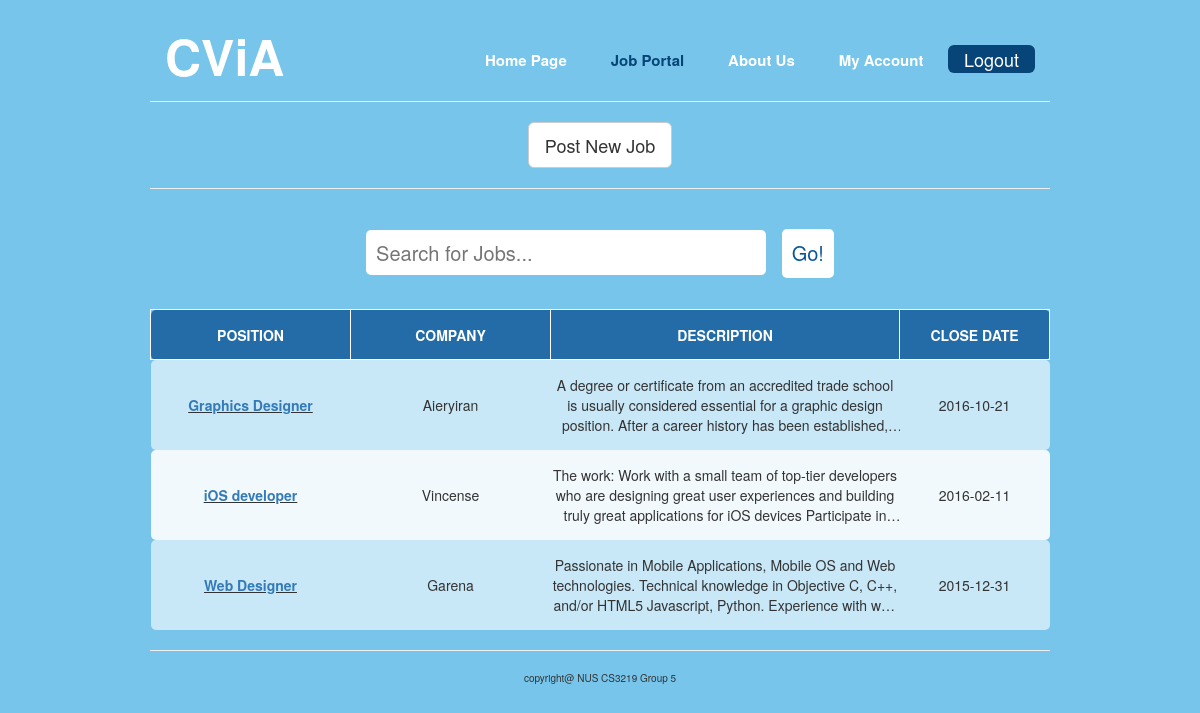
/view/jobPortal.php (signed in), run on the app's committed database.
### tables this page shows
CREATE TABLE `job` (
`job_id` int(10) NOT NULL,
  `owner_id` int(10) NOT NULL,
  `job_title` varchar(255) NOT NULL,
  `job_description` varchar(2550) NOT NULL,
  `job_keyword` varchar(255) DEFAULT NULL,
  `keyword_importance` varchar(255) NOT NULL,
  `job_company` varchar(255) DEFAULT NULL,
  `job_duedate` varchar(10) DEFAULT NULL,
  `job_postdate` varchar(10) NOT NULL
);

### includes/config.php (called while the page is built, shortened)
<?php
try {
	$db = new PDO("mysql:host=".DBHOST.";port=3306;dbname=".DBNAME, DBUSER, DBPASS);
	$db->setAttribute(PDO::ATTR_ERRMODE, PDO::ERRMODE_EXCEPTION);
} catch(PDOException $e) {
    echo '<p class="bg-danger">'.$e->getMessage().'</p>';
    exit;
}
include('../model/user.php');
$user = new User($db);
?>

### model/user.php (called while the page is built, shortened)
<?php
class User extends Password{
	public function is_logged_in(){
		if(isset($_SESSION['loggedin']) && $_SESSION['loggedin'] == true){
			return true;
		}
	}
}
?>

### view/jobPortal.php (the view, shortened to what this page needs)
<!DOCTYPE html>
<html lang="en">
  <head>
    <link href="css/bootstrap.min.css" rel="stylesheet">
    <link href="css/indexcss.css" rel="stylesheet">
    <link rel="stylesheet" href="http://code.jquery.com/ui/1.10.3/themes/smoothness/jquery-ui.css" />
  </head>
  <body>
    <?php
      require_once('../controller/processAction.php');
    ?>
    <div id="wrapper">
      <div class="header">
        <div class="logoSection span_4 column">
          <p id="bigHeading">CViA</p>
        </div>
        <div class="tabSection span_8 column">
          <div class="tabs">
            <a href="index.php">Home Page</a>
            <a href="#" style="color:rgb(7, 68, 119);">Job Portal</a>
            <a href="aboutUs.php">About Us</a>
            <?php
              if ($user->is_logged_in()){
                echo "<a href=\"myAccount.php\">My Account</a>";
              }
            ?>
          </div>
          <div class="buttons">
             <?php
              if ($user->is_logged_in()){
                echo "<button id=\"LogoutButton\" type=\"button\" class=\"btn btn-default btn-lg\">Logout</button>";
              } else {
                echo "<button id=\"LoginButton\" type=\"button\" class=\"btn btn-default btn-lg\">Login</button>
                      <button id=\"RegisterButton\" type=\"button\" class=\"btn btn-default btn-lg\">Register</button>";
              }
            ?>
          </div>
        </div>
      </div>
      <hr>
      <?php
        if ($user->is_logged_in()){
          echo "<button id=\"UploadJobButton\" type=\"button\" class=\"btn btn-default btn-lg\" style=\"margin-bottom:0px;\">Post New Job</button><hr>";
        }
      ?>
      <div class="searchSection">
        <div class="col-lg-6" style="width:100%;">
          <div class="input-group searchBox">
            <form method="POST" action=''>
              <input id="searchJobInput" type="text" name="search_keyword" placeholder="Search for Jobs...">
              <input id="searchJobButton" type="SUBMIT" name="search_button" value="Go!">
            </form>
          </div>
        </div>
      </div>
      <?php
        if ((isset($_POST['search_button']))) {
          $keyword = $_POST['search_keyword'];
          $sql = "SELECT * FROM ".JOB_TABLE." WHERE job_title LIKE '%".$keyword."%' or job_keyword LIKE '%".$keyword."%' or job_description LIKE '%".$keyword."%' ORDER BY job_id DESC";
        } else {
          $sql = "SELECT * FROM ".JOB_TABLE." ORDER BY job_id DESC";
        }
        $jobResult = mysql_query($sql);
        $num_rows = mysql_num_rows($jobResult);
        if ($num_rows == 0) {
          echoNoResult();
        } else {
          echoDiv($jobResult);
        }
        function echoDiv($jobResult) {
          echo "<div class=\"jobList\">
                  <table class=\"jobTable\" style=\"width:100%;\">
                    <tr class=\"tableLabel\">
                      <td class=\"jobTitle\">POSITION</td>
                      <td class=\"jobCompany\">COMPANY</td>
                      <td class=\"jobDescription\">DESCRIPTION</td>
                      <td class=\"jobStatus\">CLOSE DATE</td>
                    </tr>";
            $count = 0;
            while( $row = mysql_fetch_assoc($jobResult) ){
              $today = date("Y-m-d");
              $today = intval(str_replace('-','', $today));
              $dueDate = intval(str_replace('-','', $row['job_duedate']));
              if ($today <= $dueDate) {
                if ($count % 2 == 0) {
                echo
                "<tr class=\"jobEntry oddLine\">";
              } else {
                echo
                "<tr class=\"jobEntry evenLine\">";
              }
              echo
              "<td class=\"jobTitle\"><a href=\"jobPage.php?job=".$row["job_id"]."\" target=\"_blank\">".$row["job_title"]."</a></td>
              <td class=\"jobCompany\">".$row["job_company"]."</td>
              <td class=\"jobDescription\">".$row["job_description"]."</td>
              <td class=\"jobStatus\">".$row['job_duedate']."</td>
              </tr>";
              $count = $count + 1;
              }
            }
            echo "</table></div>";
        }
      ?>
      <hr>
    </div>
    <footer>
    <p>copyright@ NUS CS3219 Group 5</p>
  </footer>
  </body>
</html>

### view/css/indexcss.css (style rules this page uses)
body { background-color: rgb(119, 197,235); text-align: center; }
footer { font-size: 10px; }
#bigHeading { font-size: 50px; font-weight: bold; }
#wrapper { width: 70%; min-width: 900px; margin: 0 auto; }
hr { color: white; width: 100%; }
.header { padding-top: 20px; padding-bottom: 10px; width: 100%; vertical-align: middle; }
.logoSection { text-align: left; vertical-align: top; height: 100%; color: white; }
.column { float: left; padding: 0 15px; }
.span_4 { width: 33.3333%; }
.span_8 { width: 66.6667%; }
.tabSection a { padding-left: 10px; padding-right: 10px; padding-top: 10px; padding-bottom: 10px; margin-left: 10px; margin-right: 10px; color: white; font-size: 15px; font-weight: bold; -moz-border-radius: 4px; -webkit-border-radius: 4px; border-radius: 4px; }
.buttons { margin-top: 25px; text-align: right; }
#UploadJobButton { margin-bottom: 20px; }
#LoginButton, #RegisterButton, .UploadCVButton, #checkRankingButton, .ViewCVButton, #phpCVForm, #searchJobButton { margin-left: 10px; border: none; color: rgb(10, 85, 148); padding-top: 2px; padding-bottom: 2px; }
#searchJobInput { -webkit-border-top-left-radius: 5px; -webkit-border-bottom-left-radius: 5px; -webkit-border-top-right-radius: 5px; -webkit-border-bottom-right-radius: 5px; height: 45px; border: none; padding-left: 10px; width: 400px; }
#rankViewCVButton, #searchJobButton { background-color: white; padding-top: 10px; padding-bottom: 10px; padding-left: 10px; padding-right: 10px; -webkit-border-top-left-radius: 5px; -webkit-border-bottom-left-radius: 5px; -webkit-border-top-right-radius: 5px; -webkit-border-bottom-right-radius: 5px; }
#LogoutButton { border: none; color: white; padding-top: 2px; padding-bottom: 2px; background-color:rgb(7, 68, 119); }
.tabs { padding-top: 30px; height: 69px; float: left; margin: 0 auto; }
.searchSection { padding-top: 20px; margin-bottom: 80px; display: block; text-align: center; }
.searchBox { width: 500px; margin: 0 auto; font-size: 20px; }
.jobTable { margin: 0 auto; }
.jobTable .tableLabel { background-color: rgb(36, 108, 167); color: white; font-weight: bold; height: 50px; }
.jobTable .tableLabel td { border: 1px solid white; }
.oddLine { background-color: rgba(255, 255, 255, 0.6); }
.evenLine { background-color: rgba(255, 255, 255, 0.9); }
.jobTable tr td:first-child, .jobDescriptionTable tr td:first-child { -moz-border-radius-topleft: 5px; -moz-border-radius-bottomleft: 5px; -webkit-border-top-left-radius: 5px; -webkit-border-bottom-left-radius: 5px; }
.jobTable tr td:last-child, .jobDescriptionTable tr td:last-child { -moz-border-radius-topright: 5px; -moz-border-radius-bottomright: 5px; -webkit-border-top-right-radius: 5px; -webkit-border-bottom-right-radius: 5px; }
.jobTable .jobTitle { width: 200px; font-weight: bold; }
.jobTable .jobEntry .jobTitle { text-decoration: underline; }
.jobTable .jobCompany { width: 200px; }
.jobTable .jobEntry .jobDescription { overflow: hidden; text-overflow: ellipsis; display: -webkit-box; -webkit-box-orient: vertical; -webkit-line-clamp: 3; line-height: 20px; max-height: 80px; margin-top: 15px; margin-bottom: 15px; }
.jobTable .jobStatus { width: 150px; }

### data on the page
job: job_title "Graphics Designer", job_company "Aieryiran", job_description "A degree or certificate from an accredited trade school is usually considered essential for a graphic design position. After a career history has been…", job_duedate "2016-10-21"
job: job_title "iOS developer", job_company "Vincense", job_description "The work: Work with a small team of top-tier developers who are designing great user experiences and building truly great applications for iOS devices Participate…", job_duedate "2016-02-11"
job: job_title "Web Designer", job_company "Garena", job_description "Passionate in Mobile Applications, Mobile OS and Web technologies. Technical knowledge in Objective C, C++, and/or HTML5 Javascript, Python. Experience with…", job_duedate "2015-12-31"
